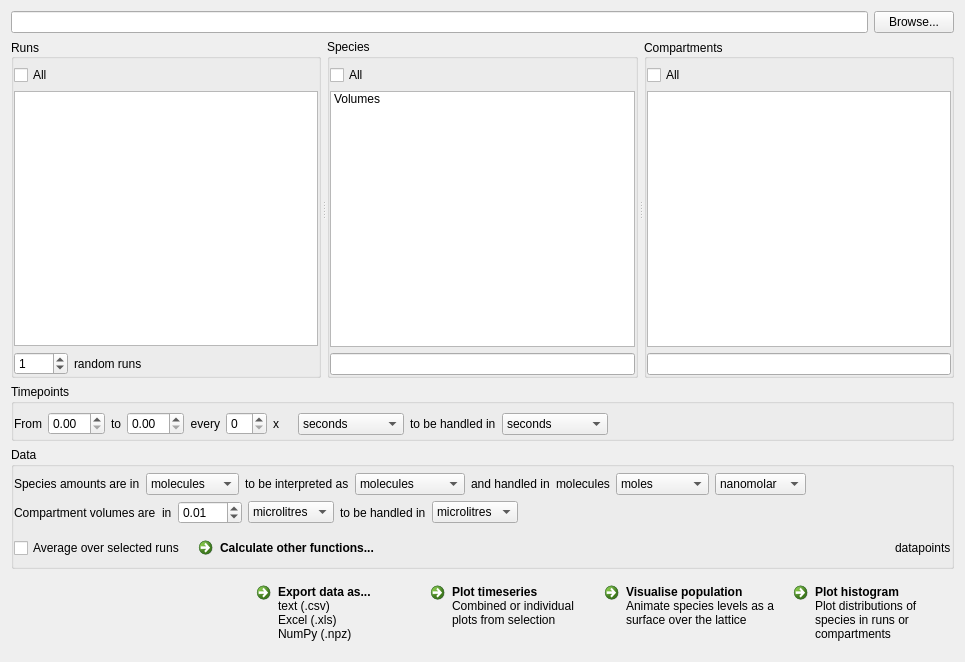
<?xml version="1.0" encoding="UTF-8"?>
<ui version="4.0">
 <class>McssResultsWidget</class>
 <widget class="QWidget" name="McssResultsWidget">
  <property name="enabled">
   <bool>true</bool>
  </property>
  <property name="geometry">
   <rect>
    <x>0</x>
    <y>0</y>
    <width>965</width>
    <height>662</height>
   </rect>
  </property>
  <property name="sizePolicy">
   <sizepolicy hsizetype="Preferred" vsizetype="Preferred">
    <horstretch>0</horstretch>
    <verstretch>0</verstretch>
   </sizepolicy>
  </property>
  <property name="maximumSize">
   <size>
    <width>16777215</width>
    <height>16777215</height>
   </size>
  </property>
  <property name="windowTitle">
   <string>Simulator Results</string>
  </property>
  <layout class="QVBoxLayout" name="verticalLayout_2">
   <item>
    <layout class="QHBoxLayout" name="_file_name_layout">
     <item>
      <widget class="QLineEdit" name="file_name_line_edit">
       <property name="enabled">
        <bool>true</bool>
       </property>
       <property name="toolTip">
        <string/>
       </property>
       <property name="readOnly">
        <bool>true</bool>
       </property>
      </widget>
     </item>
     <item>
      <widget class="QPushButton" name="load_button">
       <property name="maximumSize">
        <size>
         <width>16777215</width>
         <height>16777215</height>
        </size>
       </property>
       <property name="toolTip">
        <string>Select a different H5 file</string>
       </property>
       <property name="text">
        <string>Browse...</string>
       </property>
      </widget>
     </item>
    </layout>
   </item>
   <item>
    <widget class="QSplitter" name="_runs_species_compartments_splitter">
     <property name="sizePolicy">
      <sizepolicy hsizetype="Expanding" vsizetype="Expanding">
       <horstretch>0</horstretch>
       <verstretch>0</verstretch>
      </sizepolicy>
     </property>
     <property name="frameShape">
      <enum>QFrame::NoFrame</enum>
     </property>
     <property name="orientation">
      <enum>Qt::Horizontal</enum>
     </property>
     <property name="opaqueResize">
      <bool>true</bool>
     </property>
     <property name="handleWidth">
      <number>6</number>
     </property>
     <property name="childrenCollapsible">
      <bool>false</bool>
     </property>
     <widget class="QGroupBox" name="_runs_group_box">
      <property name="title">
       <string>Runs</string>
      </property>
      <property name="alignment">
       <set>Qt::AlignLeading|Qt::AlignLeft|Qt::AlignVCenter</set>
      </property>
      <property name="flat">
       <bool>true</bool>
      </property>
      <layout class="QVBoxLayout" name="verticalLayout_5">
       <property name="leftMargin">
        <number>0</number>
       </property>
       <property name="topMargin">
        <number>6</number>
       </property>
       <property name="rightMargin">
        <number>0</number>
       </property>
       <property name="bottomMargin">
        <number>0</number>
       </property>
       <item>
        <layout class="QVBoxLayout" name="_runs_group_box_layout">
         <item>
          <layout class="QHBoxLayout" name="_runs_selected_and_total_layout">
           <item>
            <widget class="QCheckBox" name="select_all_runs_check_box">
             <property name="enabled">
              <bool>true</bool>
             </property>
             <property name="toolTip">
              <string>Select all runs</string>
             </property>
             <property name="text">
              <string>All</string>
             </property>
             <property name="checked">
              <bool>false</bool>
             </property>
            </widget>
           </item>
           <item>
            <spacer name="_runs_selected_and_total_spacer">
             <property name="orientation">
              <enum>Qt::Horizontal</enum>
             </property>
             <property name="sizeHint" stdset="0">
              <size>
               <width>40</width>
               <height>20</height>
              </size>
             </property>
            </spacer>
           </item>
           <item>
            <widget class="QLabel" name="runs_selected_and_total_label">
             <property name="toolTip">
              <string>selected / total</string>
             </property>
             <property name="text">
              <string/>
             </property>
             <property name="scaledContents">
              <bool>false</bool>
             </property>
             <property name="alignment">
              <set>Qt::AlignRight|Qt::AlignTrailing|Qt::AlignVCenter</set>
             </property>
            </widget>
           </item>
          </layout>
         </item>
         <item>
          <widget class="ListWidget" name="runs_list_widget">
           <property name="enabled">
            <bool>true</bool>
           </property>
           <property name="toolTip">
            <string>Select multiple runs using Ctrl-click, Shift-click or by clicking and dragging.</string>
           </property>
           <property name="selectionMode">
            <enum>QAbstractItemView::ExtendedSelection</enum>
           </property>
          </widget>
         </item>
         <item>
          <layout class="QHBoxLayout" name="_random_runs_layout">
           <item>
            <widget class="QSpinBox" name="random_runs_spin_box">
             <property name="enabled">
              <bool>true</bool>
             </property>
             <property name="toolTip">
              <string>Select &lt;I&gt;n&lt;/I&gt; random runs</string>
             </property>
             <property name="suffix">
              <string/>
             </property>
             <property name="minimum">
              <number>0</number>
             </property>
             <property name="maximum">
              <number>1000</number>
             </property>
             <property name="singleStep">
              <number>1</number>
             </property>
             <property name="value">
              <number>1</number>
             </property>
            </widget>
           </item>
           <item>
            <widget class="QLabel" name="random_runs_label">
             <property name="toolTip">
              <string>Select &lt;I&gt;n&lt;/I&gt; random runs</string>
             </property>
             <property name="text">
              <string>random runs</string>
             </property>
             <property name="buddy">
              <cstring>random_runs_spin_box</cstring>
             </property>
            </widget>
           </item>
           <item>
            <spacer name="_random_runs_spacer">
             <property name="orientation">
              <enum>Qt::Horizontal</enum>
             </property>
             <property name="sizeHint" stdset="0">
              <size>
               <width>40</width>
               <height>20</height>
              </size>
             </property>
            </spacer>
           </item>
          </layout>
         </item>
        </layout>
       </item>
      </layout>
     </widget>
     <widget class="QGroupBox" name="_species_group_box">
      <property name="title">
       <string>Species</string>
      </property>
      <property name="flat">
       <bool>true</bool>
      </property>
      <layout class="QVBoxLayout" name="verticalLayout_6">
       <property name="leftMargin">
        <number>0</number>
       </property>
       <property name="topMargin">
        <number>6</number>
       </property>
       <property name="rightMargin">
        <number>0</number>
       </property>
       <property name="bottomMargin">
        <number>0</number>
       </property>
       <item>
        <layout class="QVBoxLayout" name="_species_layout">
         <item>
          <layout class="QHBoxLayout" name="_species_selected_and_total_layout">
           <item>
            <widget class="QCheckBox" name="select_all_species_check_box">
             <property name="enabled">
              <bool>true</bool>
             </property>
             <property name="toolTip">
              <string>Select all (filtered) species</string>
             </property>
             <property name="text">
              <string>All</string>
             </property>
             <property name="checked">
              <bool>false</bool>
             </property>
            </widget>
           </item>
           <item>
            <spacer name="_species_selected_and_total_spacer">
             <property name="orientation">
              <enum>Qt::Horizontal</enum>
             </property>
             <property name="sizeHint" stdset="0">
              <size>
               <width>40</width>
               <height>20</height>
              </size>
             </property>
            </spacer>
           </item>
           <item>
            <widget class="QLabel" name="species_selected_and_total_label">
             <property name="toolTip">
              <string>selected / total</string>
             </property>
             <property name="text">
              <string/>
             </property>
             <property name="scaledContents">
              <bool>false</bool>
             </property>
             <property name="alignment">
              <set>Qt::AlignRight|Qt::AlignTrailing|Qt::AlignVCenter</set>
             </property>
            </widget>
           </item>
          </layout>
         </item>
         <item>
          <widget class="ListWidget" name="species_list_widget">
           <property name="toolTip">
            <string>Select multiple species using Ctrl-click, Shift-click or by clicking and dragging.</string>
           </property>
           <property name="selectionMode">
            <enum>QAbstractItemView::ExtendedSelection</enum>
           </property>
           <property name="sortingEnabled">
            <bool>false</bool>
           </property>
           <item>
            <property name="text">
             <string>Volumes</string>
            </property>
           </item>
          </widget>
         </item>
         <item>
          <widget class="QLineEdit" name="filter_species_line_edit">
           <property name="toolTip">
            <string>Filter Species</string>
           </property>
          </widget>
         </item>
        </layout>
       </item>
      </layout>
     </widget>
     <widget class="QGroupBox" name="_compartments_group_box">
      <property name="title">
       <string>Compartments</string>
      </property>
      <property name="alignment">
       <set>Qt::AlignLeading|Qt::AlignLeft|Qt::AlignVCenter</set>
      </property>
      <property name="flat">
       <bool>true</bool>
      </property>
      <layout class="QVBoxLayout" name="verticalLayout_7">
       <property name="leftMargin">
        <number>0</number>
       </property>
       <property name="topMargin">
        <number>6</number>
       </property>
       <property name="rightMargin">
        <number>0</number>
       </property>
       <property name="bottomMargin">
        <number>0</number>
       </property>
       <item>
        <layout class="QVBoxLayout" name="_compartments_group_box_layout">
         <item>
          <layout class="QHBoxLayout" name="_compartments_selected_and_total_layout">
           <item>
            <widget class="QCheckBox" name="select_all_compartments_check_box">
             <property name="enabled">
              <bool>true</bool>
             </property>
             <property name="toolTip">
              <string>Select all (filter) compartments</string>
             </property>
             <property name="text">
              <string>All</string>
             </property>
             <property name="checked">
              <bool>false</bool>
             </property>
            </widget>
           </item>
           <item>
            <spacer name="_compartments_selected_and_total_spacer">
             <property name="orientation">
              <enum>Qt::Horizontal</enum>
             </property>
             <property name="sizeHint" stdset="0">
              <size>
               <width>40</width>
               <height>20</height>
              </size>
             </property>
            </spacer>
           </item>
           <item>
            <widget class="QLabel" name="compartments_selected_and_total_label">
             <property name="toolTip">
              <string>selected / total</string>
             </property>
             <property name="text">
              <string/>
             </property>
             <property name="scaledContents">
              <bool>false</bool>
             </property>
             <property name="alignment">
              <set>Qt::AlignRight|Qt::AlignTrailing|Qt::AlignVCenter</set>
             </property>
            </widget>
           </item>
          </layout>
         </item>
         <item>
          <widget class="CompartmentsListWidget" name="compartments_list_widget">
           <property name="enabled">
            <bool>true</bool>
           </property>
           <property name="toolTip">
            <string>Select multiple compartments using Ctrl-click, Shift-click or by clicking and dragging.</string>
           </property>
           <property name="selectionMode">
            <enum>QAbstractItemView::ExtendedSelection</enum>
           </property>
           <property name="sortingEnabled">
            <bool>false</bool>
           </property>
          </widget>
         </item>
         <item>
          <widget class="QLineEdit" name="filter_compartments_line_edit">
           <property name="toolTip">
            <string>Filter Compartments</string>
           </property>
          </widget>
         </item>
        </layout>
       </item>
      </layout>
     </widget>
    </widget>
   </item>
   <item>
    <widget class="QGroupBox" name="_timepoints_group_box">
     <property name="title">
      <string>Timepoints</string>
     </property>
     <property name="flat">
      <bool>true</bool>
     </property>
     <layout class="QVBoxLayout" name="verticalLayout_9">
      <property name="leftMargin">
       <number>0</number>
      </property>
      <property name="topMargin">
       <number>6</number>
      </property>
      <property name="rightMargin">
       <number>0</number>
      </property>
      <property name="bottomMargin">
       <number>0</number>
      </property>
      <item>
       <layout class="QHBoxLayout" name="_timepoints_layout">
        <item>
         <widget class="QLabel" name="_from_label">
          <property name="sizePolicy">
           <sizepolicy hsizetype="Maximum" vsizetype="Preferred">
            <horstretch>0</horstretch>
            <verstretch>0</verstretch>
           </sizepolicy>
          </property>
          <property name="toolTip">
           <string>Select timepoints starting from &lt;I&gt;n&lt;/I&gt;</string>
          </property>
          <property name="text">
           <string>From</string>
          </property>
          <property name="alignment">
           <set>Qt::AlignRight|Qt::AlignTrailing|Qt::AlignVCenter</set>
          </property>
         </widget>
        </item>
        <item>
         <widget class="FromToDoubleSpinBox" name="from_spin_box">
          <property name="sizePolicy">
           <sizepolicy hsizetype="Preferred" vsizetype="Fixed">
            <horstretch>0</horstretch>
            <verstretch>0</verstretch>
           </sizepolicy>
          </property>
          <property name="toolTip">
           <string>Select timepoints starting from &lt;I&gt;n&lt;/I&gt;</string>
          </property>
         </widget>
        </item>
        <item>
         <widget class="QLabel" name="_to_label">
          <property name="sizePolicy">
           <sizepolicy hsizetype="Maximum" vsizetype="Preferred">
            <horstretch>0</horstretch>
            <verstretch>0</verstretch>
           </sizepolicy>
          </property>
          <property name="toolTip">
           <string>Select timepoints up to and including &lt;I&gt;n&lt;/I&gt;</string>
          </property>
          <property name="text">
           <string>to</string>
          </property>
          <property name="alignment">
           <set>Qt::AlignRight|Qt::AlignTrailing|Qt::AlignVCenter</set>
          </property>
         </widget>
        </item>
        <item>
         <widget class="FromToDoubleSpinBox" name="to_spin_box">
          <property name="sizePolicy">
           <sizepolicy hsizetype="Preferred" vsizetype="Fixed">
            <horstretch>0</horstretch>
            <verstretch>0</verstretch>
           </sizepolicy>
          </property>
          <property name="toolTip">
           <string>Select timepoints up to and including &lt;I&gt;n&lt;/I&gt;</string>
          </property>
         </widget>
        </item>
        <item>
         <widget class="QLabel" name="_every_label">
          <property name="sizePolicy">
           <sizepolicy hsizetype="Maximum" vsizetype="Preferred">
            <horstretch>0</horstretch>
            <verstretch>0</verstretch>
           </sizepolicy>
          </property>
          <property name="toolTip">
           <string>Select every &lt;I&gt;n&lt;/I&gt; timepoints from start to finish</string>
          </property>
          <property name="text">
           <string>every</string>
          </property>
          <property name="alignment">
           <set>Qt::AlignRight|Qt::AlignTrailing|Qt::AlignVCenter</set>
          </property>
         </widget>
        </item>
        <item>
         <widget class="QSpinBox" name="every_spin_box">
          <property name="sizePolicy">
           <sizepolicy hsizetype="Preferred" vsizetype="Fixed">
            <horstretch>0</horstretch>
            <verstretch>0</verstretch>
           </sizepolicy>
          </property>
          <property name="toolTip">
           <string>Select every &lt;I&gt;n&lt;/I&gt; timepoints from start to finish</string>
          </property>
         </widget>
        </item>
        <item>
         <widget class="QLabel" name="_multiplied_by_label">
          <property name="toolTip">
           <string>multiplied by</string>
          </property>
          <property name="text">
           <string>x</string>
          </property>
         </widget>
        </item>
        <item>
         <widget class="QLabel" name="log_interval_label">
          <property name="sizePolicy">
           <sizepolicy hsizetype="Maximum" vsizetype="Preferred">
            <horstretch>0</horstretch>
            <verstretch>0</verstretch>
           </sizepolicy>
          </property>
          <property name="toolTip">
           <string>Logging interval (log_interval) of simulation</string>
          </property>
          <property name="text">
           <string/>
          </property>
         </widget>
        </item>
        <item>
         <widget class="QComboBox" name="timepoints_data_units_combo_box">
          <property name="toolTip">
           <string>Specifies the units of time used in the simulated model.</string>
          </property>
          <property name="currentIndex">
           <number>6</number>
          </property>
          <item>
           <property name="text">
            <string>years</string>
           </property>
          </item>
          <item>
           <property name="text">
            <string>months</string>
           </property>
          </item>
          <item>
           <property name="text">
            <string>weeks</string>
           </property>
          </item>
          <item>
           <property name="text">
            <string>days</string>
           </property>
          </item>
          <item>
           <property name="text">
            <string>hours</string>
           </property>
          </item>
          <item>
           <property name="text">
            <string>minutes</string>
           </property>
          </item>
          <item>
           <property name="text">
            <string>seconds</string>
           </property>
          </item>
          <item>
           <property name="text">
            <string>milliseconds</string>
           </property>
          </item>
          <item>
           <property name="text">
            <string>microseconds</string>
           </property>
          </item>
          <item>
           <property name="text">
            <string>nanoseconds</string>
           </property>
          </item>
          <item>
           <property name="text">
            <string>picoseconds</string>
           </property>
          </item>
          <item>
           <property name="text">
            <string>femtoseconds</string>
           </property>
          </item>
          <item>
           <property name="text">
            <string>attoseconds</string>
           </property>
          </item>
         </widget>
        </item>
        <item>
         <widget class="QLabel" name="_timepoints_units_label_2">
          <property name="text">
           <string>to be handled in</string>
          </property>
         </widget>
        </item>
        <item>
         <widget class="QComboBox" name="timepoints_display_units_combo_box">
          <property name="currentIndex">
           <number>6</number>
          </property>
          <item>
           <property name="text">
            <string>years</string>
           </property>
          </item>
          <item>
           <property name="text">
            <string>months</string>
           </property>
          </item>
          <item>
           <property name="text">
            <string>weeks</string>
           </property>
          </item>
          <item>
           <property name="text">
            <string>days</string>
           </property>
          </item>
          <item>
           <property name="text">
            <string>hours</string>
           </property>
          </item>
          <item>
           <property name="text">
            <string>minutes</string>
           </property>
          </item>
          <item>
           <property name="text">
            <string>seconds</string>
           </property>
          </item>
          <item>
           <property name="text">
            <string>milliseconds</string>
           </property>
          </item>
          <item>
           <property name="text">
            <string>microseconds</string>
           </property>
          </item>
          <item>
           <property name="text">
            <string>nanoseconds</string>
           </property>
          </item>
          <item>
           <property name="text">
            <string>picoseconds</string>
           </property>
          </item>
          <item>
           <property name="text">
            <string>femtoseconds</string>
           </property>
          </item>
          <item>
           <property name="text">
            <string>attoseconds</string>
           </property>
          </item>
         </widget>
        </item>
        <item>
         <spacer name="_timepoints_spacer">
          <property name="orientation">
           <enum>Qt::Horizontal</enum>
          </property>
          <property name="sizeHint" stdset="0">
           <size>
            <width>177</width>
            <height>28</height>
           </size>
          </property>
         </spacer>
        </item>
       </layout>
      </item>
     </layout>
    </widget>
   </item>
   <item>
    <widget class="QGroupBox" name="_data_group_box">
     <property name="title">
      <string>Data</string>
     </property>
     <property name="flat">
      <bool>true</bool>
     </property>
     <layout class="QVBoxLayout" name="verticalLayout_8">
      <property name="leftMargin">
       <number>0</number>
      </property>
      <property name="topMargin">
       <number>6</number>
      </property>
      <property name="rightMargin">
       <number>0</number>
      </property>
      <property name="bottomMargin">
       <number>0</number>
      </property>
      <item>
       <layout class="QHBoxLayout" name="_quantities_layout">
        <item>
         <widget class="QLabel" name="_quantities_label_1">
          <property name="sizePolicy">
           <sizepolicy hsizetype="Preferred" vsizetype="Fixed">
            <horstretch>0</horstretch>
            <verstretch>0</verstretch>
           </sizepolicy>
          </property>
          <property name="text">
           <string>Species amounts are in</string>
          </property>
         </widget>
        </item>
        <item>
         <widget class="QComboBox" name="quantities_data_units_combo_box">
          <property name="enabled">
           <bool>true</bool>
          </property>
          <property name="toolTip">
           <string>Specifies the type of quantities used in the simulated model.</string>
          </property>
          <item>
           <property name="text">
            <string>molecules</string>
           </property>
          </item>
          <item>
           <property name="text">
            <string>moles</string>
           </property>
          </item>
          <item>
           <property name="text">
            <string>millimoles</string>
           </property>
          </item>
          <item>
           <property name="text">
            <string>micromoles</string>
           </property>
          </item>
          <item>
           <property name="text">
            <string>nanomoles</string>
           </property>
          </item>
          <item>
           <property name="text">
            <string>picomoles</string>
           </property>
          </item>
          <item>
           <property name="text">
            <string>femtomoles</string>
           </property>
          </item>
          <item>
           <property name="text">
            <string>attomoles</string>
           </property>
          </item>
         </widget>
        </item>
        <item>
         <widget class="QLabel" name="_quantities_label_2">
          <property name="sizePolicy">
           <sizepolicy hsizetype="Preferred" vsizetype="Fixed">
            <horstretch>0</horstretch>
            <verstretch>0</verstretch>
           </sizepolicy>
          </property>
          <property name="text">
           <string>to be interpreted as</string>
          </property>
         </widget>
        </item>
        <item>
         <widget class="QComboBox" name="quantities_display_type_combo_box">
          <property name="enabled">
           <bool>true</bool>
          </property>
          <property name="toolTip">
           <string>Species the type of quantities to extract from the simulation.</string>
          </property>
          <item>
           <property name="text">
            <string>molecules</string>
           </property>
          </item>
          <item>
           <property name="text">
            <string>concentrations</string>
           </property>
          </item>
          <item>
           <property name="text">
            <string>moles</string>
           </property>
          </item>
         </widget>
        </item>
        <item>
         <widget class="QLabel" name="_quantities_label_3">
          <property name="sizePolicy">
           <sizepolicy hsizetype="Preferred" vsizetype="Fixed">
            <horstretch>0</horstretch>
            <verstretch>0</verstretch>
           </sizepolicy>
          </property>
          <property name="text">
           <string>and handled in</string>
          </property>
         </widget>
        </item>
        <item>
         <widget class="QLabel" name="molecules_display_units_label">
          <property name="text">
           <string>molecules</string>
          </property>
         </widget>
        </item>
        <item>
         <widget class="QComboBox" name="moles_display_units_combo_box">
          <property name="toolTip">
           <string>Specifies the units to use when handling quantities as moles.</string>
          </property>
          <property name="currentIndex">
           <number>0</number>
          </property>
          <item>
           <property name="text">
            <string>moles</string>
           </property>
          </item>
          <item>
           <property name="text">
            <string>millimoles</string>
           </property>
          </item>
          <item>
           <property name="text">
            <string>micromoles</string>
           </property>
          </item>
          <item>
           <property name="text">
            <string>nanomoles</string>
           </property>
          </item>
          <item>
           <property name="text">
            <string>picomoles</string>
           </property>
          </item>
          <item>
           <property name="text">
            <string>femtomoles</string>
           </property>
          </item>
          <item>
           <property name="text">
            <string>attomoles</string>
           </property>
          </item>
         </widget>
        </item>
        <item>
         <widget class="QComboBox" name="concentrations_display_units_combo_box">
          <property name="toolTip">
           <string>Specifies the units to use when handling quantities as concentrations.</string>
          </property>
          <property name="currentIndex">
           <number>3</number>
          </property>
          <item>
           <property name="text">
            <string>molar</string>
           </property>
          </item>
          <item>
           <property name="text">
            <string>millimolar</string>
           </property>
          </item>
          <item>
           <property name="text">
            <string>micromolar</string>
           </property>
          </item>
          <item>
           <property name="text">
            <string>nanomolar</string>
           </property>
          </item>
          <item>
           <property name="text">
            <string>picomolar</string>
           </property>
          </item>
          <item>
           <property name="text">
            <string>femtomolar</string>
           </property>
          </item>
          <item>
           <property name="text">
            <string>attomolar</string>
           </property>
          </item>
         </widget>
        </item>
        <item>
         <spacer name="_quantities_spacer">
          <property name="orientation">
           <enum>Qt::Horizontal</enum>
          </property>
          <property name="sizeHint" stdset="0">
           <size>
            <width>718</width>
            <height>1</height>
           </size>
          </property>
         </spacer>
        </item>
       </layout>
      </item>
      <item>
       <widget class="QWidget" name="volumes_widget" native="true">
        <layout class="QVBoxLayout" name="verticalLayout">
         <property name="margin">
          <number>0</number>
         </property>
         <item>
          <layout class="QHBoxLayout" name="_volumes_layout">
           <item>
            <widget class="QLabel" name="_volumes_label_1">
             <property name="text">
              <string>Compartment volumes are</string>
             </property>
            </widget>
           </item>
           <item>
            <widget class="QLabel" name="in_label">
             <property name="text">
              <string>in</string>
             </property>
            </widget>
           </item>
           <item>
            <widget class="QDoubleSpinBox" name="volume_spin_box">
             <property name="maximum">
              <double>100.000000000000000</double>
             </property>
             <property name="value">
              <double>0.010000000000000</double>
             </property>
            </widget>
           </item>
           <item>
            <widget class="QComboBox" name="volumes_data_units_combo_box">
             <property name="toolTip">
              <string>Specifies the units of volume used in the simulated model.</string>
             </property>
             <property name="currentIndex">
              <number>2</number>
             </property>
             <item>
              <property name="text">
               <string>litres</string>
              </property>
             </item>
             <item>
              <property name="text">
               <string>millilitres</string>
              </property>
             </item>
             <item>
              <property name="text">
               <string>microlitres</string>
              </property>
             </item>
             <item>
              <property name="text">
               <string>nanolitres</string>
              </property>
             </item>
             <item>
              <property name="text">
               <string>picolitres</string>
              </property>
             </item>
             <item>
              <property name="text">
               <string>femtolitres</string>
              </property>
             </item>
             <item>
              <property name="text">
               <string>attolitres</string>
              </property>
             </item>
            </widget>
           </item>
           <item>
            <widget class="QLabel" name="_volumes_label_2">
             <property name="text">
              <string>to be handled in</string>
             </property>
            </widget>
           </item>
           <item>
            <widget class="QComboBox" name="volumes_display_units_combo_box">
             <property name="toolTip">
              <string>Specifies the units to use when handling volume data.</string>
             </property>
             <property name="currentIndex">
              <number>2</number>
             </property>
             <item>
              <property name="text">
               <string>litres</string>
              </property>
             </item>
             <item>
              <property name="text">
               <string>millilitres</string>
              </property>
             </item>
             <item>
              <property name="text">
               <string>microlitres</string>
              </property>
             </item>
             <item>
              <property name="text">
               <string>nanolitres</string>
              </property>
             </item>
             <item>
              <property name="text">
               <string>picolitres</string>
              </property>
             </item>
             <item>
              <property name="text">
               <string>femtolitres</string>
              </property>
             </item>
             <item>
              <property name="text">
               <string>attolitres</string>
              </property>
             </item>
            </widget>
           </item>
           <item>
            <spacer name="_volumes_spacer">
             <property name="orientation">
              <enum>Qt::Horizontal</enum>
             </property>
             <property name="sizeHint" stdset="0">
              <size>
               <width>77</width>
               <height>1</height>
              </size>
             </property>
            </spacer>
           </item>
          </layout>
         </item>
        </layout>
       </widget>
      </item>
      <item>
       <layout class="QHBoxLayout" name="_calculate_layout">
        <item>
         <widget class="QCheckBox" name="average_over_selected_runs_check_box">
          <property name="sizePolicy">
           <sizepolicy hsizetype="Minimum" vsizetype="Fixed">
            <horstretch>0</horstretch>
            <verstretch>0</verstretch>
           </sizepolicy>
          </property>
          <property name="text">
           <string>Average over selected runs</string>
          </property>
         </widget>
        </item>
        <item>
         <widget class="QCommandLinkButton" name="calculate_button">
          <property name="layoutDirection">
           <enum>Qt::LeftToRight</enum>
          </property>
          <property name="text">
           <string>Calculate other functions...</string>
          </property>
          <property name="description">
           <string/>
          </property>
         </widget>
        </item>
        <item>
         <spacer name="_calculate_spacer">
          <property name="orientation">
           <enum>Qt::Horizontal</enum>
          </property>
          <property name="sizeHint" stdset="0">
           <size>
            <width>48</width>
            <height>1</height>
           </size>
          </property>
         </spacer>
        </item>
        <item>
         <widget class="QLabel" name="label">
          <property name="text">
           <string>datapoints</string>
          </property>
         </widget>
        </item>
       </layout>
      </item>
     </layout>
    </widget>
   </item>
   <item>
    <layout class="QHBoxLayout" name="_actions_layout">
     <item>
      <spacer name="_actions_spacer">
       <property name="orientation">
        <enum>Qt::Horizontal</enum>
       </property>
       <property name="sizeHint" stdset="0">
        <size>
         <width>244</width>
         <height>20</height>
        </size>
       </property>
      </spacer>
     </item>
     <item>
      <widget class="QCommandLinkButton" name="export_data_as_button">
       <property name="enabled">
        <bool>true</bool>
       </property>
       <property name="toolTip">
        <string>Save timeseries data for selected runs, species and compartments</string>
       </property>
       <property name="text">
        <string>Export data as...</string>
       </property>
       <property name="icon">
        <iconset resource="icons.qrc">
         <normaloff>:/data.png</normaloff>:/data.png</iconset>
       </property>
       <property name="iconSize">
        <size>
         <width>64</width>
         <height>64</height>
        </size>
       </property>
       <property name="checkable">
        <bool>false</bool>
       </property>
       <property name="autoExclusive">
        <bool>false</bool>
       </property>
       <property name="description">
        <string>text (.csv)
Excel (.xls)
NumPy (.npz)</string>
       </property>
      </widget>
     </item>
     <item>
      <widget class="QCommandLinkButton" name="plot_timeseries_button">
       <property name="toolTip">
        <string>Plot timeseries for selected runs, species and compartments</string>
       </property>
       <property name="text">
        <string>Plot timeseries</string>
       </property>
       <property name="icon">
        <iconset resource="icons.qrc">
         <normaloff>:/plot_2d.png</normaloff>:/plot_2d.png</iconset>
       </property>
       <property name="iconSize">
        <size>
         <width>64</width>
         <height>64</height>
        </size>
       </property>
       <property name="description">
        <string>Combined or individual plots from selection</string>
       </property>
      </widget>
     </item>
     <item>
      <widget class="QCommandLinkButton" name="visualise_population_button">
       <property name="toolTip">
        <string>Animate levels of selected species on the lattice</string>
       </property>
       <property name="text">
        <string>Visualise population</string>
       </property>
       <property name="icon">
        <iconset resource="icons.qrc">
         <normaloff>:/plot_3d.png</normaloff>:/plot_3d.png</iconset>
       </property>
       <property name="iconSize">
        <size>
         <width>64</width>
         <height>64</height>
        </size>
       </property>
       <property name="description">
        <string>Animate species levels as a surface over the lattice</string>
       </property>
      </widget>
     </item>
     <item>
      <widget class="QCommandLinkButton" name="plot_histogram_button">
       <property name="enabled">
        <bool>true</bool>
       </property>
       <property name="toolTip">
        <string>Plot distributions of species in runs or compartments (and mean of the other)</string>
       </property>
       <property name="text">
        <string>Plot histogram</string>
       </property>
       <property name="icon">
        <iconset resource="icons.qrc">
         <normaloff>:/hist.png</normaloff>:/hist.png</iconset>
       </property>
       <property name="iconSize">
        <size>
         <width>64</width>
         <height>64</height>
        </size>
       </property>
       <property name="checkable">
        <bool>false</bool>
       </property>
       <property name="autoExclusive">
        <bool>false</bool>
       </property>
       <property name="description">
        <string>Plot distributions of species in runs or compartments</string>
       </property>
      </widget>
     </item>
    </layout>
   </item>
  </layout>
 </widget>
 <customwidgets>
  <customwidget>
   <class>ListWidget</class>
   <extends>QListWidget</extends>
   <header>infobiotics.commons.pyqt4.list_widget.h</header>
  </customwidget>
  <customwidget>
   <class>FromToDoubleSpinBox</class>
   <extends>QDoubleSpinBox</extends>
   <header>FromToDoubleSpinBox.h</header>
  </customwidget>
  <customwidget>
   <class>CompartmentsListWidget</class>
   <extends>QListWidget</extends>
   <header>compartments_list_widget.h</header>
  </customwidget>
 </customwidgets>
 <tabstops>
  <tabstop>file_name_line_edit</tabstop>
  <tabstop>select_all_runs_check_box</tabstop>
  <tabstop>random_runs_spin_box</tabstop>
  <tabstop>runs_list_widget</tabstop>
  <tabstop>select_all_species_check_box</tabstop>
  <tabstop>species_list_widget</tabstop>
  <tabstop>select_all_compartments_check_box</tabstop>
  <tabstop>compartments_list_widget</tabstop>
 </tabstops>
 <resources>
  <include location="icons.qrc"/>
 </resources>
 <connections/>
</ui>
